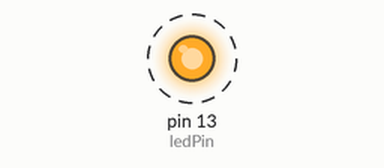
This sketch was run on a simulated Arduino Uno, built with avr-gcc and run on an emulated ATmega328P. Shown: output pins drawn as LEDs (lit = HIGH). Dashed ring = blinking.

Above: at 0.5 s.
Timing chart, 0 to 4.6 s (numbered marks = the images above):
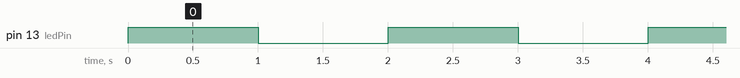

The sketch:

Demo_1.ino
```cpp
/*
  Blink
  Turns on an LED on for one second, then off for one second, repeatedly.

  Name:       Rutvik Patel
  Student No: 040915445
  Demo:       #1
 */

// Pin 13 has an LED connected on most Arduino boards.
// Pin 11 has the LED on Teensy 2.0
// Pin 6  has the LED on Teensy++ 2.0
// Pin 13 has the LED on Teensy 3.0
// give it a name:
const int ledPin = 13;

// the setup routine runs once when you press reset:
void setup() {
  // initialize the digital pin as an output.
  pinMode(ledPin, OUTPUT);
}

// the loop routine runs over and over again forever:
void loop() {
  //digitalWrite(led, HIGH);   // turn the LED on (HIGH is the voltage level)
  //delay(1000);               // wait for a second
  //digitalWrite(led, LOW);    // turn the LED off by making the voltage LOW
  //delay(1000);               // wait for a second

  digitalWrite( ledPin, ! digitalRead(ledPin));
  delay(1000);               // wait for a second
}
```

Measured:
- by itself, pin 13 (ledPin): alternates HIGH for 1.0 s and LOW for 1.0 s
